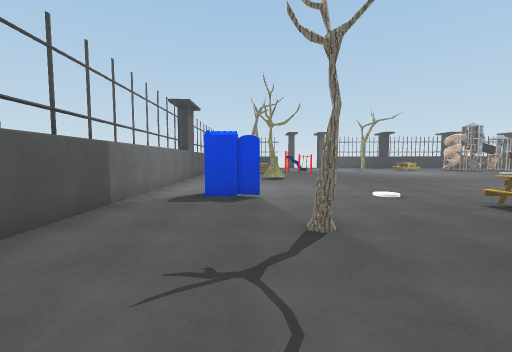
[1] (above)

17 first-person views from a walk through a scene from a Unity 3-D project. The camera is 1.5 m above the floor, tilts 4° down and sees 90° across. The floor is counted in squares, 2 m on a side. Each view is taken from the middle of a square. On the plan, view 1 faces up. The plan holds only what a view shows up to about 9 squares ahead; the rest is blank. The player character is not drawn. Some surface patterns are stand-ins.

[2]
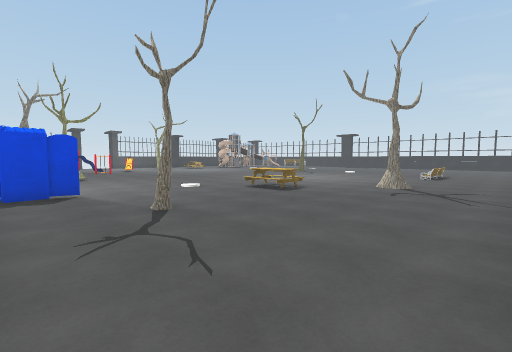

[3]
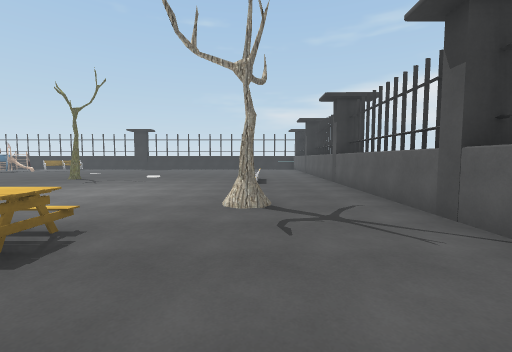

[4]
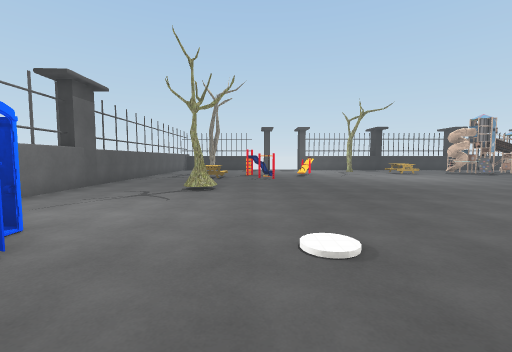

[5]
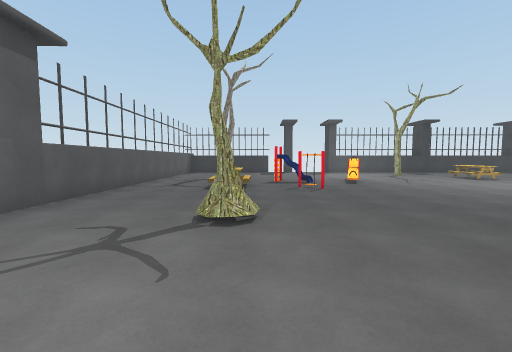

[6]
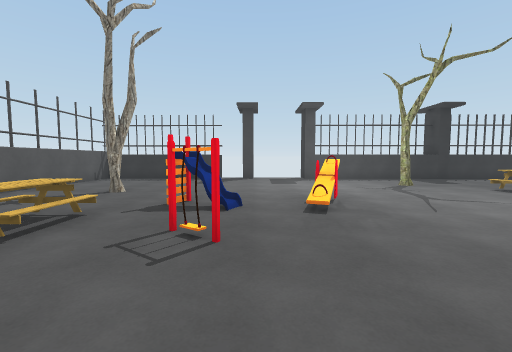

[7]
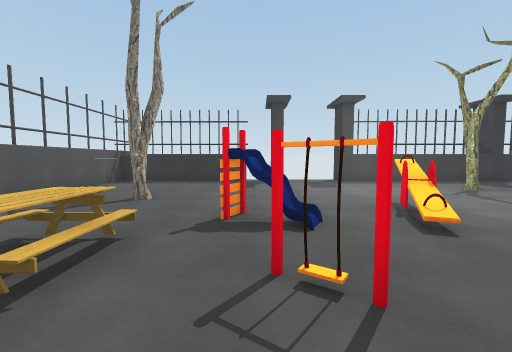

[8]
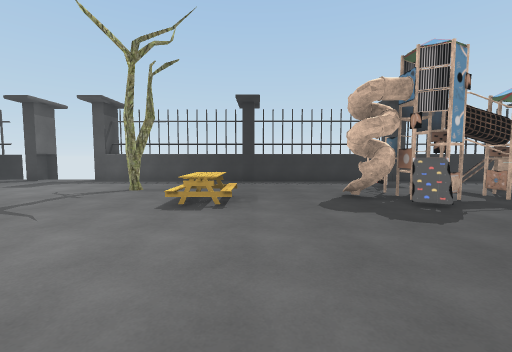

[9]
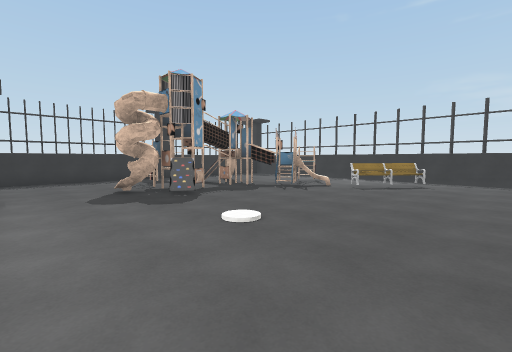

[10]
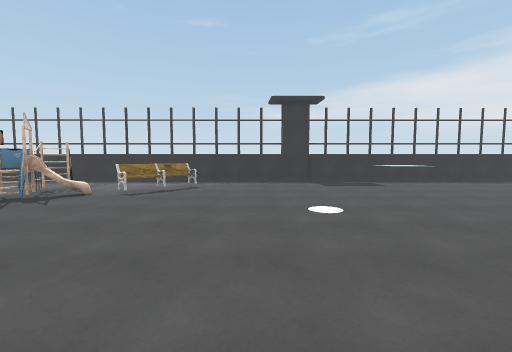

[11]
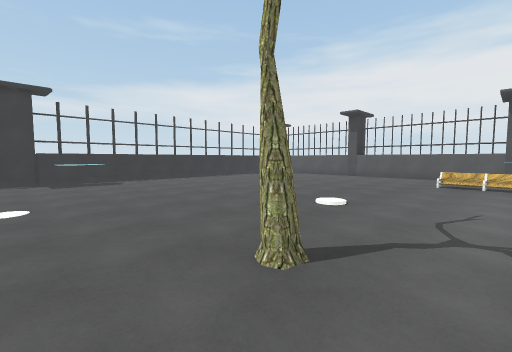

[12]
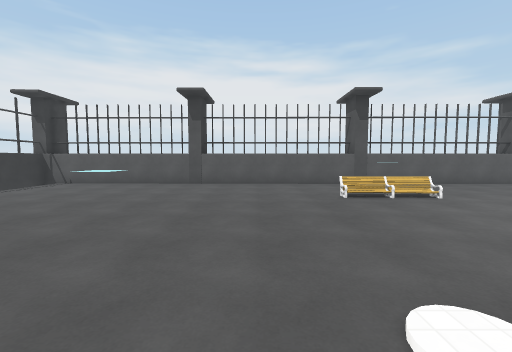

[13]
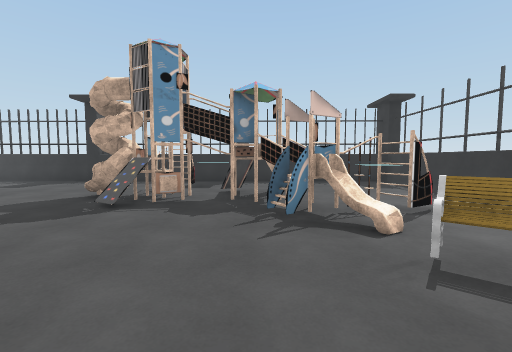

[14]
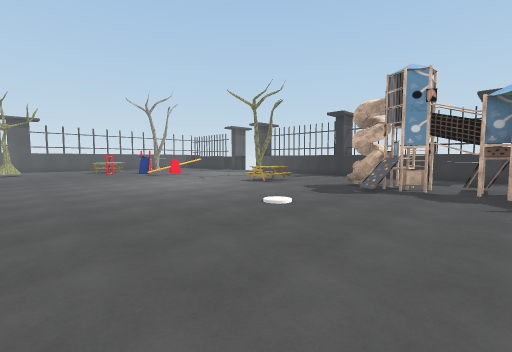

[15]
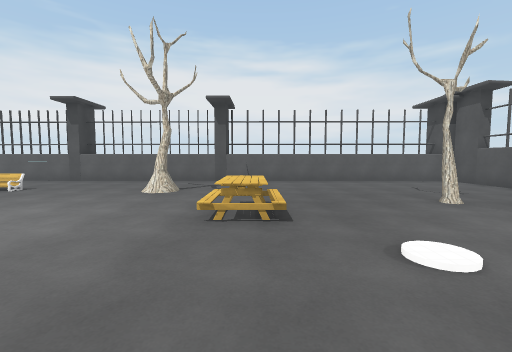

[16]
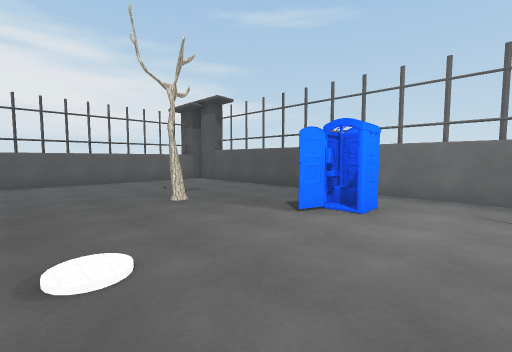

[17]
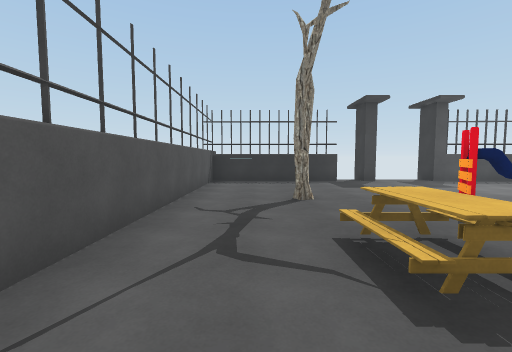

### Floor plan
Points are (right, up) in squares from view 1. A wall is a line through its corners. A room is listed if a view was taken in it or the views show most of it. See-through windows are left out.
Room 1 (views 1, 2, 3, 4, 5, 6, 7, 8, 9, 10, 11, 12, 13, 14, 15, 16, 17)
walls: (2.5, 13.7) (1.6, 14.1); (2.4, 14.1) (1.8, 14.4) (1.6, 14); (2.5, 14.3) (2.2, 13.8) (1.7, 14.2) (1.8, 14.6); (2.1, 14.4) (1.8, 13.9) (2.1, 14.3); (12.4, 15.6) (11.9, 15.6); (12.8, 15.6) (12.8, 17.5); (12.8, 15.7) (11.7, 15.8); (12.8, 15.8) (12.3, 15.7); (12.6, 16) (12.4, 15.6) (11.7, 15.9); (16, 13.8) (15.1, 15.5); (15.3, 14.8) (15.1, 15.3); (16.3, 14.1) (15.6, 15.3); (16.2, 14.3) (15.8, 14.1); (15, 15.8) (14.6, 16.1); (15.9, 14.9) (15.2, 14.4); (17.6, 14.7) (17.1, 14.5) (16.9, 14.9) (15.4, 14); (3, 19.3) (2.5, 19.3) (2.5, 20.1); (13.5, 19.2) (4.8, 19.3) (4.8, 20); (19.2, 1.7) (19.2, 15.6); (1.7, 19.3) (-2.4, 19.4) (-2.5, -1.1); (-2.1, -1.3) (19.3, -1.5) (19.2, -0.2)
low walls: (13.8, 15.6) (13.2, 15.3); (13.3, 17.4) (13.3, 18)
ways out: opening at (13, 19) to room 2; opening at (18, 15) to room 2; gap at (14, 16) to room 2; gap at (3, 20); gap at (5, 20)
objects: other object (-1, 5) to (0, 5); other object (0, 12); tree (0, 16); tree (1, 3); tree (1, 9); other object (4, 3) to (4, 4); tree (6, 1); tree (7, 17); other object (9, 15); bench (10, 1) to (11, 1); tree (11, 8); bench (16, 12) to (17, 13)
Room 2 (no view inside)
walls: (13.3, 18) (13.3, 17.5); (19.2, 15.6) (19.2, 19.1) (13.5, 19.2)
ways out: opening at (13, 19) to room 1; opening at (18, 15) to room 1; gap at (14, 16) to room 1

Where each view was taken, in squares from view 1:
view 1: 0 up, 0 right, facing up
view 2: 1 down, 1 left, facing up-right
view 3: 1 up, 2 right, facing right
view 4: 3 up, 2 right, facing up
view 5: 6 up, 1 right, facing up
view 6: 10 up, 3 right, facing up
view 7: 11 up, 2 right, facing up
view 8: 11 up, 10 right, facing up
view 9: 10 up, 10 right, facing up-right
view 10: 10 up, 11 right, facing right
view 11: 9 up, 10 right, facing down-right
view 12: 6 up, 13 right, facing down
view 13: 11 up, 15 right, facing up
view 14: 9 up, 15 right, facing up-left
view 15: 7 up, 4 right, facing down
view 16: 7 up, 3 right, facing down-left
view 17: 11 up, 1 left, facing up
